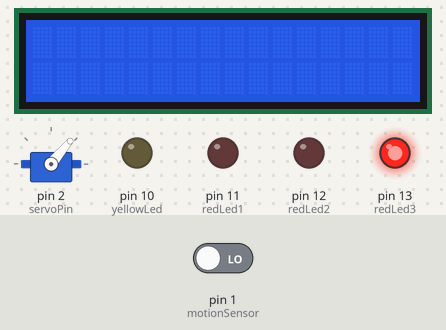
Simulated run of this sketch. Board: Arduino Uno, built with avr-gcc and run on an emulated ATmega328P. Shown: servo, 16×2 character LCD, output pins drawn as LEDs (lit = HIGH). Dashed ring = blinking. The inputs (shaded band) are chosen by the test bench; at power-on: pin 1 (motionSensor) LOW. Pins used as bus, display or sensor lines are not drawn.

Above: at 1.2 s.
1.3 s: pin 1 (motionSensor) driven HIGH
At 4.0 s:
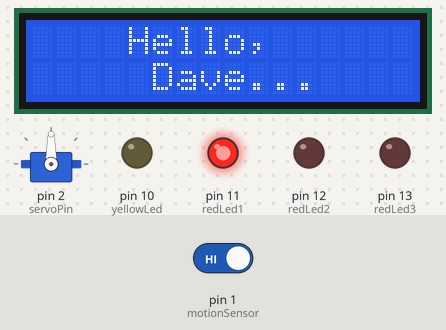
8.8 s: pin 1 (motionSensor) driven LOW
At 10.2 s:
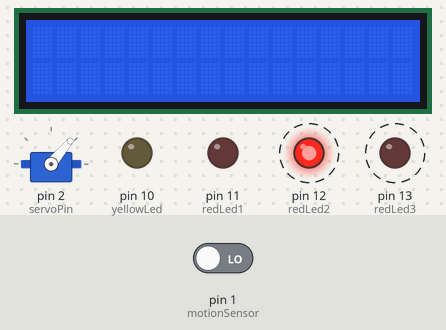
Timing chart, 0 to 16.8 s (numbered marks = the images above; inputs shaded):
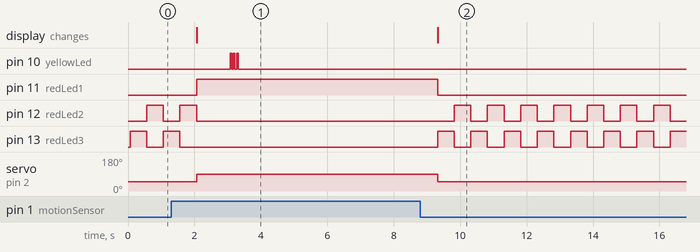

The sketch:

motion_activate_LED_1.ino
```cpp
// Motion Sensor
const int motionSensor = 1;
// LED lights (6 total)
const int greenLed     = 9;
const int yellowLed    = 10;
const int redLed1      = 11;
const int redLed2      = 12;
const int redLed3      = 13;
const int waitTime     = 3000;
const int quickWait    = 500;
// Servo
#include <Servo.h>
Servo servo;
const int servoPin     = 2;
int pos                = 0;
const int servoStartDegree   = 50;
const int servoEndDegree     = 90;
// LCD Display
#include <LiquidCrystal.h>
LiquidCrystal lcd(8, 9, 4, 5, 6, 7);

void setup(){
  // Servo setup
  servo.attach(servoPin);
  servo.write(servoStartDegree);
  // LED setup
  pinMode(motionSensor, INPUT);
  pinMode(greenLed, OUTPUT);
  pinMode(yellowLed, OUTPUT);
  pinMode(redLed1, OUTPUT);
  pinMode(redLed2, OUTPUT);
  pinMode(redLed3, OUTPUT);
  // Define LCD Display
  lcd.begin(16, 2);
  // any one-time tests
  /*testLcdDisplay();*/
}
void testServo(){
 for(pos = 0; pos < 180; pos += 1){
    servo.write(pos);
    delay(15);
  }
  servo.write(0);
  delay(10000);
}
void testLeds(){
  // Test LED lights
  digitalWrite(greenLed, HIGH);
  digitalWrite(yellowLed, HIGH);
  digitalWrite(redLed1, HIGH);
  resetLeds();
}
void testLcdDisplay(){
  // set up the LCD's number of columns and rows:
  lcd.clear();
  lcd.home();
  // Print a message to the LCD.
  lcd.setCursor(4, 0);
  lcd.print("Hello,");
  lcd.setCursor(5, 1);
  lcd.print("Dave...");
  delay(waitTime);
}
void resetLeds(){
  digitalWrite(redLed1, LOW);
  digitalWrite(redLed2, LOW);
  digitalWrite(redLed3, LOW);
  digitalWrite(yellowLed, LOW);
  digitalWrite(greenLed, LOW);
}
void onMotionSense(){
  /* light pattern */
  resetLeds();
  servo.write(servoEndDegree);
  lcd.home();
  lcd.clear();
  lcd.home();
  // Print a message to the LCD.
  lcd.setCursor(4, 0);
  lcd.print("Hello,");
  lcd.setCursor(5, 1);
  lcd.print("Dave...");

  digitalWrite(redLed1, HIGH);
  digitalWrite(greenLed, LOW);
  delay(waitTime/3);
  digitalWrite(yellowLed, HIGH);
  delay(50);
  digitalWrite(yellowLed, LOW);
  delay(50);
  digitalWrite(yellowLed, HIGH);
  delay(50);
  digitalWrite(yellowLed, LOW);
  delay(50);
  digitalWrite(yellowLed, HIGH);
  delay(50);
  digitalWrite(yellowLed, LOW);
  delay(waitTime);
  digitalWrite(greenLed, HIGH);
  delay(waitTime);
  digitalWrite(redLed1, LOW);

  servo.write(servoStartDegree);
  lcd.clear();
}
void onIdle(){
  digitalWrite(redLed1, LOW);
  digitalWrite(redLed2, LOW);
  digitalWrite(redLed3, HIGH);
  digitalWrite(yellowLed, LOW);
  digitalWrite(greenLed, HIGH);
  delay(quickWait);
  digitalWrite(redLed3, LOW);
  digitalWrite(redLed2, HIGH);
  delay(quickWait);
}

void loop(){
  int value = digitalRead(motionSensor);
  if (value == HIGH) {
    onMotionSense();
  } else {
    onIdle();
  }
  /*testServo();*/
  /*testLeds();*/
  /*testLcdDisplay();*/
}
```

Measured:
- after the input at 1.3 s, pin 10 (yellowLed): alternates HIGH for 0.05 s and LOW for 0.05 s, 6 changes in all, then stays LOW, starting after 1.8 s; pin 11 (redLed1): LOW → HIGH after 0.77 s
- after the input at 8.8 s, pin 10 (yellowLed): stops changing and stays LOW; pin 11 (redLed1): goes on until 9.3 s, then stays LOW
